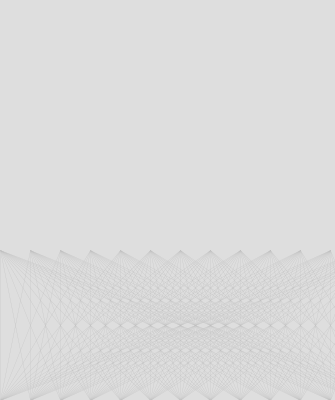
Frame 1 (no input)
Frame 60 (the mouse pressed at the canvas centre just before this capture): identical to frame 1, image omitted
Frame 120 (the mouse held since frame 60 and released just before this capture): identical to frame 1, image omitted

The Processing sketch that drew this single still picture (run headless with seeded random() and noise(); from frame 60 on, the mouse is pressed at the canvas centre):

// Processing sketch: processing_60959
// ── processing_60959.pde

//WEICH_________________________________________
void setup() {
  size(335, 400);
  smooth();
  stroke(191);
}

//_______________________________________________
void draw() {
  background(222, 222, 222);

  //Linien
    strokeWeight(0.25);
  for (int i=0;i<400;i=i+30) {
    for (int j=0;j<400;j=j+30) {
      line(0+i,400,0+j,250);
    }
  }


}
